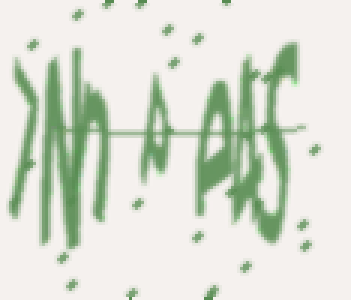
#> input picture PIB/Projetos/Prj2/SavedImages/7NnPe4S.jpg, 117 x 100 px, given in place of CT.jpg, which was not available (shown 3 times larger)
$ python Prj2_Exercise1.py   (older library calls are emulated)
#> lines starting #> are read from the running program, lines starting #| are printed output that depends on the picture; pictures that were not available may be replaced by others from this repository, and a replacement may not be noted
#> in displayGaussingImage, imgRead is the input picture: shape (100, 117, 3); mean B, G, R 210.6, 223.4, 217.5
import cv2
import matplotlib.pyplot as plt
import numpy as np
from scipy.stats import entropy

"""
Converts an grayscale image to a color one using the 'colormap' function
1. COLORMAP_AUTUMN: Shades of red and yellow.
2. COLORMAP_BONE: Shades of gray, with a light blue tint.
3. COLORMAP_JET: The famous Jet colormap, with blue-cyan-green-yellow-red tones.
4. COLORMAP_WINTER: Shades of blue and green.
5. COLORMAP_RAINBOW: A rainbow spectrum from violet to red.
6. COLORMAP_OCEAN: Shades of blue and green.
7. COLORMAP_SUMMER: Shades of green and yellow.
8. COLORMAP_SPRING: Shades of magenta and yellow.
9. COLORMAP_COOL: Shades of cyan and magenta.
10. COLORMAP_HSV: A colormap representing values in the HSV color space.
"""


# [14 lines left out: function convert_gray_to_pseudocolor_image, not called in this run]


""""
Applys the homomorphic filter
"""


# [16 lines left out: function homomorphic_filter, not called in this run]


"""
Applys the Gaussian Filter on a image
"""


def applyGaussianFilterInImage(image, imageName):
#> called with imageName = 'CT_Gaussian'
    imgRead = cv2.imread(image, cv2.IMREAD_GRAYSCALE)
#> imgRead: shape (100, 117); min 116, max 244, mean 219.5
    blurred_image = cv2.GaussianBlur(imgRead, ksize=(5, 5), sigmaX=0)
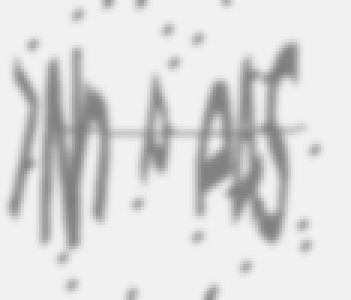
#> blurred_image: shape (100, 117) (shown 3 times larger); min 125, max 241, mean 219.5
#> in displayGaussingImage, `plt.savefig(pathToSavePlot)`:
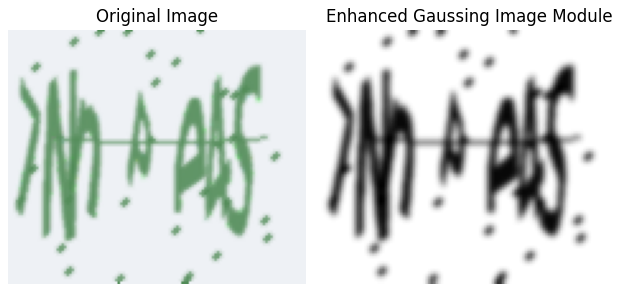
#> figure drawn by matplotlib, 2 panels; B, G, R data is drawn as R, G, B
    cv2.imwrite('SavedImages/' + imageName + '.png', blurred_image)
    return blurred_image


"""
Applys a Laplacian Gaussian Filter on an image
"""


# [7 lines left out: function applyLaplacianGaussianFilterInImage, not called in this run]


"""
Applys erosion to an image
"""


def applyErosionOnImage(image):
    imgRead = cv2.imread(image, cv2.IMREAD_GRAYSCALE)
    kernel = np.ones((3, 3), np.uint8)
    eroded_image = cv2.erode(imgRead, kernel, iterations=1)
    cv2.imwrite('SavedImages/Image_Eroded.png', eroded_image)
    return eroded_image


"""
Applys dilation to an image
"""


def applyDilationOnImage(image):
    imgRead = cv2.imread(image, cv2.IMREAD_GRAYSCALE)
    kernel = np.ones((3, 3), np.uint8)
    eroded_image = cv2.dilate(imgRead, kernel, iterations=1)
    cv2.imwrite('SavedImages/Image_Dilated.png', eroded_image)
    return eroded_image


"""
Applys the opening to an image
"""


# [6 lines left out: function applyOpeningOnImage, not called in this run]


"""
Applys the closing technique to an image
"""


# [6 lines left out: function applyClosingOnImage, not called in this run]


""""
Applies Brightness to an image
"""


def applyBrightness(image):
    imgRead = cv2.imread(image)
    imgBright = cv2.convertScaleAbs(imgRead, alpha=1.5, beta=8)
    cv2.imwrite('SavedImages/Iris_Image_Enhancement.png', imgBright)
    return imgBright


"""
Displays the original and enhanced one side by side
"""


def displayBrightnessImage(image, pathToSavePlot):
    imgRead = cv2.imread(image)
    # display  images in a plot (2x2)
    plt.subplot(1, 2, 1)
    plt.imshow(imgRead, cmap='gray')
    plt.title('Original Image')
    plt.axis('off')

    plt.subplot(1, 2, 2)
    plt.imshow(applyBrightness(image), cmap='gray')
    plt.title('Enhanced Brightness Image Module')
    plt.axis('off')

    plt.tight_layout()
    plt.savefig(pathToSavePlot)
    plt.show()


"""
Calculates the following values:
->Entropy
->Contrast
->Brightness
"""


def calculateImageValues(image):
    # init variables
#> called with image = 'SavedImages/CT_Gaussian.png'
    imgRead = cv2.imread(image)
#> imgRead: shape (100, 117, 3); min 125, max 241, mean 219.5
    gray_image = cv2.cvtColor(imgRead, cv2.COLOR_BGR2GRAY)
    width, height = gray_image.shape
#> width = 100; height = 117

    max_value = float("-inf")
    min_value = float("inf")

    # loop through pixel image
    for i in range(width):
        for j in range(height):
            pixel_value = gray_image[i, j]

            # store the max and min pixel value of an image
            max_value = max(max_value, np.max(pixel_value))
            min_value = min(min_value, np.min(pixel_value))

    # calculate the contrast (formula used in the worksheet)
    contrast = 20 * np.log10((max_value + 1) / (min_value + 1))

    # calculate the average intensity (brightness)
    brightness = np.mean(gray_image)
#> brightness = 219.5

    # calculate the entropy of an image
    _bins = 256
    hist, _ = np.histogram(gray_image.ravel(), bins=_bins, range=(0, _bins))
#> hist = 256 values, max 6076 at index 241, min 0 at index 0, mean 45.7
    prob_dist = hist / hist.sum()
#> prob_dist = 256 values, max 0.519 at index 241, min 0 at index 0, mean 0.00391
    image_entropy = entropy(prob_dist, base=2)
#> image_entropy = 4.14

    print(f"Min value {min_value} | Max value {max_value}")

    print(f"Entropy value {round(image_entropy, 2)} | "
          f"Brightness value {round(brightness, 2)}| "
          f"Contrast value {round(contrast, 2)}")
#| Entropy value 4.14 | Brightness value 219.48| Contrast value 5.67


"""
Calculates the spectrum module of an image
"""


# [17 lines left out: function obtainSpectrumModule, not called in this run]


"""
Displat the phase spectrum of an image
"""


# [7 lines left out: function obtainSpectrumPhase, not called in this run]


"""
Displays the original image, spectrum and phase spectrum of the image, as well as the histogram
"""


# [39 lines left out: function displayPlotImages, not called in this run]


"""
Display the original and enhanced image with erosion
"""


def displayErosionImage(image, pathToSavePlot):
    imgRead = cv2.imread(image)
    # display  images in a plot (2x2)
    plt.subplot(1, 2, 1)
    plt.imshow(imgRead, cmap='gray')
    plt.title('Original Image')
    plt.axis('off')

    plt.subplot(1, 2, 2)
    plt.imshow(applyErosionOnImage(image), cmap='gray')
    plt.title('Enhanced Erosion Image Module')
    plt.axis('off')

    plt.tight_layout()
    plt.savefig(pathToSavePlot)
    plt.show()


"""
Display the original and enhanced image with dilation
"""


def displayDilatedImage(image, pathToSavePlot):
#> called with pathToSavePlot = 'SavedImages/Plot_Dilatation_Image.png'
    imgRead = cv2.imread(image,cv2.IMREAD_GRAYSCALE)
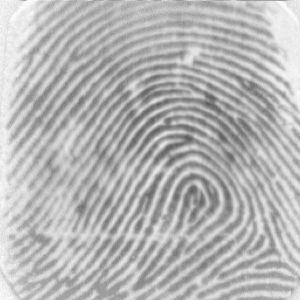
#> input picture PIB/Demos/Demo4 - Intensity transformations 1/finger.tif, 300 x 300 px, given in place of finger.png, which was not available
#> imgRead is the input picture: shape (300, 300); min 88, max 250, mean 181.7
    # display  images in a plot (2x2)
    plt.subplot(1, 2, 1)
    plt.imshow(imgRead, cmap='gray')
    plt.title('Original Image')
    plt.axis('off')

    plt.subplot(1, 2, 2)
    plt.imshow(applyDilationOnImage(image), cmap='gray')
#> in applyDilationOnImage, `eroded_image = cv2.dilate(imgRead, kernel, iterations=1)`:
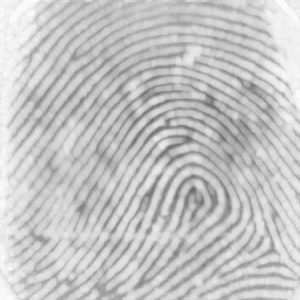
#> eroded_image: shape (300, 300); min 105, max 250, mean 196.7
    plt.title('Enhanced Dilation Image Module')
    plt.axis('off')

    plt.tight_layout()
    plt.savefig(pathToSavePlot)
#| Entropy value 6.65 | Brightness value 196.73| Contrast value 7.49
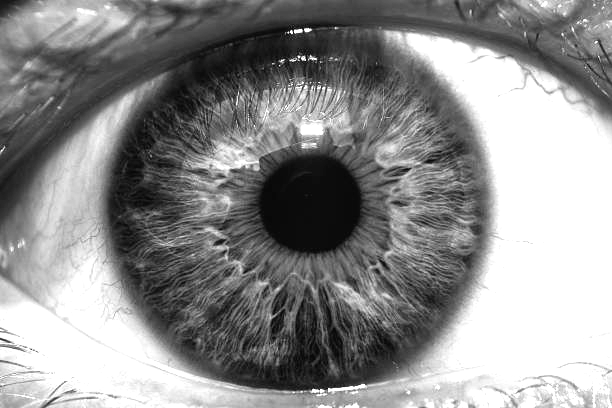
#> input picture PIB/Projetos/Prj2/SavedImages/Brightness_Iris_Image.png, 612 x 408 px, given in place of Thyroid.tif, which was not available
#> in displayErosionImage, imgRead is the input picture: shape (408, 612, 3); min 8, max 255, mean 141.8
#> in applyErosionOnImage, `eroded_image = cv2.erode(imgRead, kernel, iterations=1)`:
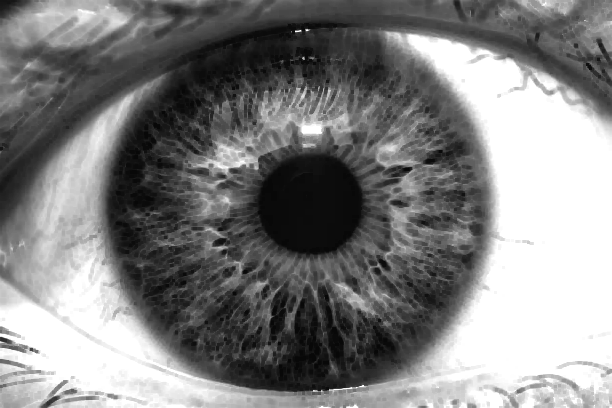
#> eroded_image: shape (408, 612); min 8, max 255, mean 129.2
#| Entropy value 6.55 | Brightness value 129.23| Contrast value 29.08
#> in applyBrightness, `imgBright = cv2.convertScaleAbs(imgRead, alpha=1.5, beta=8)`:
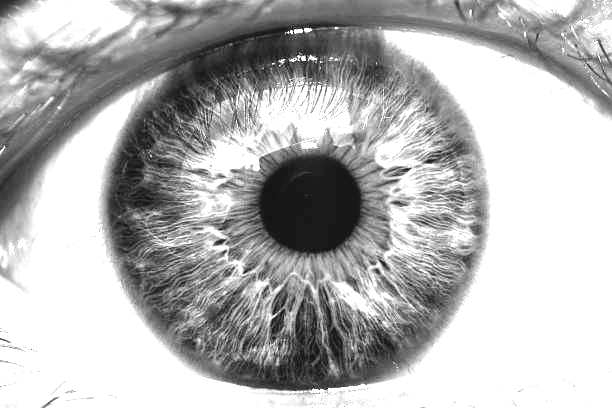
#> imgBright: shape (408, 612, 3); min 20, max 255, mean 180.4
#| Entropy value 4.98 | Brightness value 180.42| Contrast value 21.72
    plt.show()


"""
Display the original and enhanced image with opening
"""


# [16 lines left out: function displayOpeningImage, not called in this run]


"""
Display the original and enhanced image with closing
"""


# [16 lines left out: function displayClosingImage, not called in this run]


def displayGaussingImage(image, imageName, pathToSavePlot):

    imgRead = cv2.imread(image,cv2.CAP_OPENNI_GRAY_IMAGE)
    # display  images in a plot (2x2)
    plt.subplot(1, 2, 1)
    plt.imshow(imgRead, cmap='gray')
    plt.title('Original Image')
    plt.axis('off')

    plt.subplot(1, 2, 2)
    plt.imshow(applyGaussianFilterInImage(image, imageName), cmap='gray')
    plt.title('Enhanced Gaussing Image Module')
    plt.axis('off')

    plt.tight_layout()
    plt.savefig(pathToSavePlot)
    plt.show()


# [30 lines left out: functions displayLaplacianGaussingImage, displayHomomorphicFilterImage, not called in this run]


def display_colored_image(original_image, output_path,color_map_type,pathToSavePlot):
    plt.subplot(1, 2, 1)
#> (the run stopped early here; a loop or call above may not have finished)
